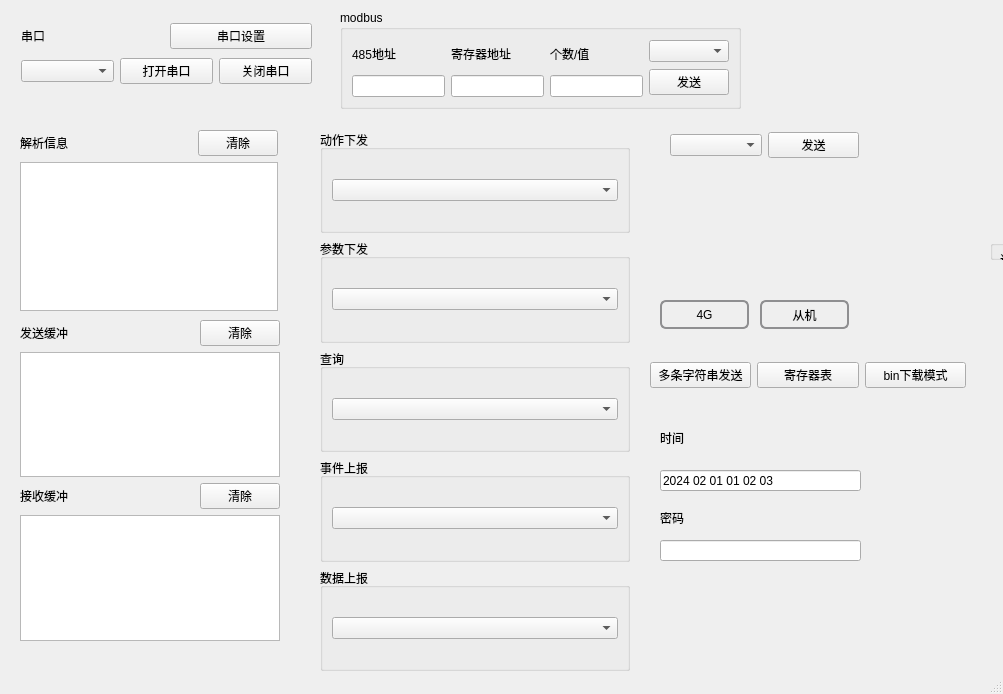
<?xml version="1.0" encoding="UTF-8"?>
<ui version="4.0">
 <class>MainWindow</class>
 <widget class="QMainWindow" name="MainWindow">
  <property name="geometry">
   <rect>
    <x>0</x>
    <y>0</y>
    <width>1003</width>
    <height>694</height>
   </rect>
  </property>
  <property name="windowTitle">
   <string>MainWindow</string>
  </property>
  <property name="styleSheet">
   <string notr="true">MainWindow {
    background-color: rgb(204, 229, 175);
}</string>
  </property>
  <widget class="QWidget" name="centralwidget">
   <widget class="QGroupBox" name="groupBox">
    <property name="geometry">
     <rect>
      <x>340</x>
      <y>10</y>
      <width>401</width>
      <height>99</height>
     </rect>
    </property>
    <property name="title">
     <string>modbus</string>
    </property>
    <layout class="QHBoxLayout" name="horizontalLayout_5">
     <item>
      <layout class="QHBoxLayout" name="horizontalLayout_4">
       <item>
        <layout class="QVBoxLayout" name="verticalLayout_4">
         <item>
          <widget class="QLabel" name="label_4">
           <property name="text">
            <string>485地址</string>
           </property>
          </widget>
         </item>
         <item>
          <widget class="QLineEdit" name="addr"/>
         </item>
        </layout>
       </item>
       <item>
        <layout class="QVBoxLayout" name="verticalLayout_6">
         <item>
          <widget class="QLabel" name="label_6">
           <property name="text">
            <string>寄存器地址</string>
           </property>
          </widget>
         </item>
         <item>
          <widget class="QLineEdit" name="reg_addr"/>
         </item>
        </layout>
       </item>
       <item>
        <layout class="QVBoxLayout" name="verticalLayout_5">
         <item>
          <widget class="QLabel" name="label_5">
           <property name="text">
            <string>个数/值</string>
           </property>
          </widget>
         </item>
         <item>
          <widget class="QLineEdit" name="reg_num"/>
         </item>
        </layout>
       </item>
       <item>
        <layout class="QVBoxLayout" name="verticalLayout_8">
         <item>
          <widget class="QComboBox" name="modbus_option"/>
         </item>
         <item>
          <widget class="QPushButton" name="send_button">
           <property name="text">
            <string>发送</string>
           </property>
          </widget>
         </item>
        </layout>
       </item>
      </layout>
     </item>
    </layout>
   </widget>
   <widget class="QLineEdit" name="password_edit">
    <property name="geometry">
     <rect>
      <x>660</x>
      <y>540</y>
      <width>201</width>
      <height>21</height>
     </rect>
    </property>
   </widget>
   <widget class="QLabel" name="label_7">
    <property name="geometry">
     <rect>
      <x>660</x>
      <y>510</y>
      <width>71</width>
      <height>16</height>
     </rect>
    </property>
    <property name="text">
     <string>密码</string>
    </property>
   </widget>
   <widget class="QWidget" name="layoutWidget">
    <property name="geometry">
     <rect>
      <x>320</x>
      <y>130</y>
      <width>310</width>
      <height>541</height>
     </rect>
    </property>
    <layout class="QVBoxLayout" name="verticalLayout_7">
     <item>
      <widget class="QGroupBox" name="groupBox_2">
       <property name="title">
        <string>动作下发</string>
       </property>
       <layout class="QHBoxLayout" name="horizontalLayout_7">
        <item>
         <layout class="QHBoxLayout" name="horizontalLayout_6">
          <item>
           <widget class="QComboBox" name="other1"/>
          </item>
         </layout>
        </item>
       </layout>
      </widget>
     </item>
     <item>
      <widget class="QGroupBox" name="groupBox_3">
       <property name="title">
        <string>参数下发</string>
       </property>
       <layout class="QHBoxLayout" name="horizontalLayout_8">
        <item>
         <layout class="QHBoxLayout" name="horizontalLayout_9">
          <item>
           <widget class="QComboBox" name="other2"/>
          </item>
         </layout>
        </item>
       </layout>
      </widget>
     </item>
     <item>
      <widget class="QGroupBox" name="groupBox_4">
       <property name="title">
        <string>查询</string>
       </property>
       <layout class="QHBoxLayout" name="horizontalLayout_10">
        <item>
         <layout class="QHBoxLayout" name="horizontalLayout_11">
          <item>
           <widget class="QComboBox" name="other3"/>
          </item>
         </layout>
        </item>
       </layout>
      </widget>
     </item>
     <item>
      <widget class="QGroupBox" name="groupBox_5">
       <property name="title">
        <string>事件上报</string>
       </property>
       <layout class="QHBoxLayout" name="horizontalLayout_12">
        <item>
         <layout class="QHBoxLayout" name="horizontalLayout_13">
          <item>
           <widget class="QComboBox" name="other4"/>
          </item>
         </layout>
        </item>
       </layout>
      </widget>
     </item>
     <item>
      <widget class="QGroupBox" name="groupBox_6">
       <property name="title">
        <string>数据上报</string>
       </property>
       <layout class="QHBoxLayout" name="horizontalLayout_14">
        <item>
         <layout class="QHBoxLayout" name="horizontalLayout_15">
          <item>
           <widget class="QComboBox" name="other5"/>
          </item>
         </layout>
        </item>
       </layout>
      </widget>
     </item>
    </layout>
   </widget>
   <widget class="QWidget" name="layoutWidget">
    <property name="geometry">
     <rect>
      <x>670</x>
      <y>130</y>
      <width>189</width>
      <height>30</height>
     </rect>
    </property>
    <layout class="QHBoxLayout" name="horizontalLayout_16">
     <item>
      <widget class="QComboBox" name="move_box"/>
     </item>
     <item>
      <widget class="QPushButton" name="send_other_button">
       <property name="text">
        <string>发送</string>
       </property>
      </widget>
     </item>
    </layout>
   </widget>
   <widget class="QWidget" name="layoutWidget">
    <property name="geometry">
     <rect>
      <x>21</x>
      <y>20</y>
      <width>291</width>
      <height>69</height>
     </rect>
    </property>
    <layout class="QVBoxLayout" name="verticalLayout_3">
     <item>
      <layout class="QHBoxLayout" name="horizontalLayout_17">
       <item>
        <widget class="QLabel" name="label_3">
         <property name="text">
          <string>串口</string>
         </property>
        </widget>
       </item>
       <item>
        <widget class="QPushButton" name="set_serial_button">
         <property name="text">
          <string>串口设置</string>
         </property>
        </widget>
       </item>
      </layout>
     </item>
     <item>
      <layout class="QHBoxLayout" name="horizontalLayout_3">
       <item>
        <widget class="QComboBox" name="port_names"/>
       </item>
       <item>
        <widget class="QPushButton" name="open_port">
         <property name="text">
          <string>打开串口</string>
         </property>
        </widget>
       </item>
       <item>
        <widget class="QPushButton" name="close_port">
         <property name="text">
          <string>关闭串口</string>
         </property>
        </widget>
       </item>
      </layout>
     </item>
    </layout>
   </widget>
   <widget class="QGroupBox" name="groupBox_7">
    <property name="geometry">
     <rect>
      <x>990</x>
      <y>240</y>
      <width>20</width>
      <height>20</height>
     </rect>
    </property>
    <property name="title">
     <string/>
    </property>
    <widget class="QTextEdit" name="response_time_out">
     <property name="geometry">
      <rect>
       <x>110</x>
       <y>10</y>
       <width>104</width>
       <height>21</height>
      </rect>
     </property>
     <property name="html">
      <string>&lt;!DOCTYPE HTML PUBLIC &quot;-//W3C//DTD HTML 4.0//EN&quot; &quot;http://www.w3.org/TR/REC-html40/strict.dtd&quot;&gt;
&lt;html&gt;&lt;head&gt;&lt;meta name=&quot;qrichtext&quot; content=&quot;1&quot; /&gt;&lt;style type=&quot;text/css&quot;&gt;
p, li { white-space: pre-wrap; }
&lt;/style&gt;&lt;/head&gt;&lt;body style=&quot; font-family:'SimSun'; font-size:9pt; font-weight:400; font-style:normal;&quot;&gt;
&lt;p style=&quot; margin-top:0px; margin-bottom:0px; margin-left:0px; margin-right:0px; -qt-block-indent:0; text-indent:0px;&quot;&gt;111&lt;/p&gt;&lt;/body&gt;&lt;/html&gt;</string>
     </property>
    </widget>
    <widget class="QLabel" name="label_8">
     <property name="geometry">
      <rect>
       <x>10</x>
       <y>10</y>
       <width>101</width>
       <height>20</height>
      </rect>
     </property>
     <property name="text">
      <string>连续发送间隔</string>
     </property>
    </widget>
    <widget class="QLabel" name="label_10">
     <property name="geometry">
      <rect>
       <x>10</x>
       <y>30</y>
       <width>101</width>
       <height>20</height>
      </rect>
     </property>
     <property name="text">
      <string>连续发送次数</string>
     </property>
    </widget>
    <widget class="QTextEdit" name="max_retry">
     <property name="geometry">
      <rect>
       <x>110</x>
       <y>30</y>
       <width>104</width>
       <height>21</height>
      </rect>
     </property>
     <property name="html">
      <string>&lt;!DOCTYPE HTML PUBLIC &quot;-//W3C//DTD HTML 4.0//EN&quot; &quot;http://www.w3.org/TR/REC-html40/strict.dtd&quot;&gt;
&lt;html&gt;&lt;head&gt;&lt;meta name=&quot;qrichtext&quot; content=&quot;1&quot; /&gt;&lt;style type=&quot;text/css&quot;&gt;
p, li { white-space: pre-wrap; }
&lt;/style&gt;&lt;/head&gt;&lt;body style=&quot; font-family:'SimSun'; font-size:9pt; font-weight:400; font-style:normal;&quot;&gt;
&lt;p style=&quot; margin-top:0px; margin-bottom:0px; margin-left:0px; margin-right:0px; -qt-block-indent:0; text-indent:0px;&quot;&gt;2&lt;/p&gt;&lt;/body&gt;&lt;/html&gt;</string>
     </property>
    </widget>
    <widget class="QPushButton" name="set_serial">
     <property name="geometry">
      <rect>
       <x>40</x>
       <y>60</y>
       <width>89</width>
       <height>24</height>
      </rect>
     </property>
     <property name="text">
      <string>设置</string>
     </property>
    </widget>
   </widget>
   <widget class="QLineEdit" name="time_edit">
    <property name="geometry">
     <rect>
      <x>660</x>
      <y>470</y>
      <width>201</width>
      <height>21</height>
     </rect>
    </property>
    <property name="text">
     <string>2024 02 01 01 02 03</string>
    </property>
   </widget>
   <widget class="QLabel" name="label_9">
    <property name="geometry">
     <rect>
      <x>660</x>
      <y>430</y>
      <width>71</width>
      <height>16</height>
     </rect>
    </property>
    <property name="text">
     <string>时间</string>
    </property>
   </widget>
   <widget class="QWidget" name="layoutWidget">
    <property name="geometry">
     <rect>
      <x>20</x>
      <y>320</y>
      <width>260</width>
      <height>321</height>
     </rect>
    </property>
    <layout class="QVBoxLayout" name="verticalLayout_9">
     <item>
      <layout class="QVBoxLayout" name="verticalLayout">
       <item>
        <layout class="QHBoxLayout" name="horizontalLayout">
         <item>
          <widget class="QLabel" name="label">
           <property name="text">
            <string>发送缓冲</string>
           </property>
          </widget>
         </item>
         <item>
          <spacer name="horizontalSpacer">
           <property name="orientation">
            <enum>Qt::Horizontal</enum>
           </property>
           <property name="sizeHint" stdset="0">
            <size>
             <width>78</width>
             <height>20</height>
            </size>
           </property>
          </spacer>
         </item>
         <item>
          <widget class="QPushButton" name="clear_send_info">
           <property name="text">
            <string>清除</string>
           </property>
          </widget>
         </item>
        </layout>
       </item>
       <item>
        <widget class="QTextBrowser" name="send_info"/>
       </item>
      </layout>
     </item>
     <item>
      <layout class="QVBoxLayout" name="verticalLayout_2">
       <item>
        <layout class="QHBoxLayout" name="horizontalLayout_2">
         <item>
          <widget class="QLabel" name="label_2">
           <property name="text">
            <string>接收缓冲</string>
           </property>
          </widget>
         </item>
         <item>
          <spacer name="horizontalSpacer_2">
           <property name="orientation">
            <enum>Qt::Horizontal</enum>
           </property>
           <property name="sizeHint" stdset="0">
            <size>
             <width>78</width>
             <height>20</height>
            </size>
           </property>
          </spacer>
         </item>
         <item>
          <widget class="QPushButton" name="clear_receive_info">
           <property name="text">
            <string>清除</string>
           </property>
          </widget>
         </item>
        </layout>
       </item>
       <item>
        <widget class="QTextBrowser" name="receive_info"/>
       </item>
      </layout>
     </item>
    </layout>
   </widget>
   <widget class="QWidget" name="layoutWidget">
    <property name="geometry">
     <rect>
      <x>20</x>
      <y>130</y>
      <width>258</width>
      <height>181</height>
     </rect>
    </property>
    <layout class="QVBoxLayout" name="verticalLayout_10">
     <item>
      <layout class="QHBoxLayout" name="horizontalLayout_18">
       <item>
        <widget class="QLabel" name="label_11">
         <property name="text">
          <string>解析信息</string>
         </property>
        </widget>
       </item>
       <item>
        <spacer name="horizontalSpacer_3">
         <property name="orientation">
          <enum>Qt::Horizontal</enum>
         </property>
         <property name="sizeHint" stdset="0">
          <size>
           <width>68</width>
           <height>20</height>
          </size>
         </property>
        </spacer>
       </item>
       <item>
        <widget class="QPushButton" name="pushButton_2">
         <property name="text">
          <string>清除</string>
         </property>
        </widget>
       </item>
      </layout>
     </item>
     <item>
      <widget class="QTextBrowser" name="log_info"/>
     </item>
    </layout>
   </widget>
   <widget class="QWidget" name="layoutWidget">
    <property name="geometry">
     <rect>
      <x>650</x>
      <y>360</y>
      <width>316</width>
      <height>30</height>
     </rect>
    </property>
    <layout class="QHBoxLayout" name="horizontalLayout_19">
     <item>
      <widget class="QPushButton" name="pushButton">
       <property name="text">
        <string>多条字符串发送</string>
       </property>
      </widget>
     </item>
     <item>
      <widget class="QPushButton" name="pushButton_3">
       <property name="text">
        <string>寄存器表</string>
       </property>
      </widget>
     </item>
     <item>
      <widget class="QPushButton" name="pushButton_4">
       <property name="text">
        <string>bin下载模式</string>
       </property>
      </widget>
     </item>
    </layout>
   </widget>
   <widget class="QPushButton" name="pushButton_5">
    <property name="geometry">
     <rect>
      <x>660</x>
      <y>300</y>
      <width>89</width>
      <height>29</height>
     </rect>
    </property>
    <property name="styleSheet">
     <string notr="true">QPushButton {
    border: 2px solid #8f8f91;         /* 设置边框粗细、样式、颜色*/
    border-radius: 6px;                /* 设置边框圆角 */
    background-color: qlineargradient(x1: 0, y1: 0, x2: 0, y2: 1,
                                      stop: 0 #f6f7fa, stop: 1 #dadbde);
    min-width: 80px;                   /* 设置按键的最小宽度 */
    min-height: 25px;
}

QPushButton:pressed{                   /* 设置按键按下样式 */
    background-color: qlineargradient(x1: 0, y1: 0, x2: 0, y2: 1,
                                      stop: 0 #dadbde, stop: 1 #f6f7fa);
}

QPushButton:flat {
    border: none; /* no border for a flat push button */
}

QPushButton:default {                 /* 设置默认按键样式 */
    border-color: rgb(85, 170, 255);
}</string>
    </property>
    <property name="text">
     <string>4G</string>
    </property>
   </widget>
   <widget class="QPushButton" name="pushButton_6">
    <property name="geometry">
     <rect>
      <x>760</x>
      <y>300</y>
      <width>89</width>
      <height>29</height>
     </rect>
    </property>
    <property name="styleSheet">
     <string notr="true">QPushButton {
    border: 2px solid #8f8f91;         /* 设置边框粗细、样式、颜色*/
    border-radius: 6px;                /* 设置边框圆角 */
    background-color: qlineargradient(x1: 0, y1: 0, x2: 0, y2: 1,
                                      stop: 0 #f6f7fa, stop: 1 #dadbde);
    min-width: 80px;                   /* 设置按键的最小宽度 */
    min-height: 25px;
}

QPushButton:pressed{                   /* 设置按键按下样式 */
    background-color: qlineargradient(x1: 0, y1: 0, x2: 0, y2: 1,
                                      stop: 0 #dadbde, stop: 1 #f6f7fa);
}

QPushButton:flat {
    border: none; /* no border for a flat push button */
}

QPushButton:default {                 /* 设置默认按键样式 */
    border-color: rgb(85, 170, 255);
}</string>
    </property>
    <property name="text">
     <string>从机</string>
    </property>
   </widget>
  </widget>
  <widget class="QStatusBar" name="statusbar"/>
 </widget>
 <resources/>
 <connections/>
</ui>
